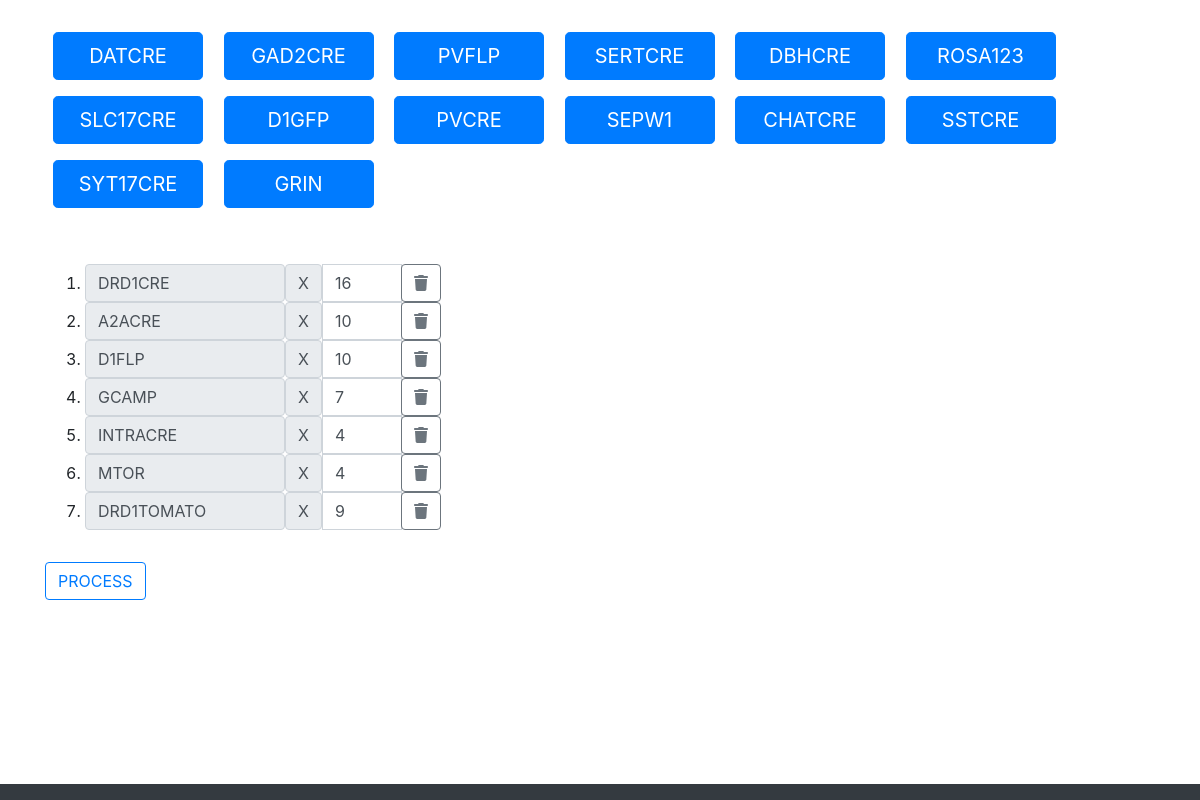
The app's page /batches/ with its own data.
### cookbook/models.py (models this page shows, shortened)
class Gene(models.Model):
    name = models.CharField(max_length=32, blank=True, null=True)
    description = models.TextField(blank=True, null=True)
    recipe = models.ForeignKey('Recipe', models.DO_NOTHING, blank=True, null=True)
    program = models.ForeignKey('Program', models.DO_NOTHING, blank=True, null=True)
    class Meta:
        managed = False
        db_table = 'gene'

class Batch(models.Model):
    gene = models.ForeignKey('Gene', models.DO_NOTHING, blank=True, null=True)
    quantity = models.IntegerField(blank=True, null=True, default=0)
    date_created = models.DateTimeField(blank=True, null=True)
    date_modified = models.CharField(max_length=45, blank=True, null=True)
    class Meta:
        managed = False
        db_table = 'batch'

### cookbook/views.py (the view)
# urls.py: path('', batch_index, name='batch_index'),
def batch_index(request):
    context = dict()
    context['genes'] = Gene.objects.all()
    context['batches'] = Batch.objects.all()
    return render(request, 'batch/batch_index.html', context)

### templates/batch/batch_index.html (shortened to what this page needs)
{% extends 'base.html' %}
{% block main %}
    <div class="container mt-4">
        {% for gene in genes %}
            <a href="add/{{ gene.id }}">
                <button style="min-width: 150px" class="btn btn-lg btn-primary m-2
                {% for batch in batches %}
                {% endfor %}
                          "
                        id="gene_add_{{ gene.id }}"
                        name="{{ gene.name }}"
                        onclick="hideGene({{ gene.id }})">{{ gene.name }}
                </button>
            </a>
        {% endfor %}
        <ol class="mt-5">
            {% for batch in batches %}
                <li>
                    <div class="input-group">
                        <span class="input-group-text" style="min-width: 200px;">{{ batch.gene.name }}</span>
                        <span class="input-group-text text-center" style="min-width: 30px;"> X </span>
                        <input id="batch_{{ batch.id }}" type="number" class="form-control" style="max-width: 80px;"
                               value="{{ batch.quantity }}">
                        <div class="input-group-append" id="button-addon4">
                            <div class="btn-group" role="group" aria-label="Basic example">
                                <a href="del/{{ batch.id }}">
                                    <button type="button" class="btn btn-outline-secondary"><i class="fas fa-trash"></i>
                                    </button>
                                </a>
                            </div>
                        </div>
                    </div>
                </li>
            {% endfor %}
        </ol>
        <a href="process">
            <button class="btn btn-outline-primary mt-3">PROCESS</button>
        </a>
    </div>
{% endblock %}

### templates/base.html (shortened to what this page needs)
{% load static %}
<!DOCTYPE html>
<html lang="en">
    <head>
        <link rel="stylesheet" href="{% static 'bootstrap/css/bootstrap.css' %}">
    </head>
    <body>
        <main class="container-fluid">
            {% block main %}{% endblock %}
        </main>
        <footer class="footer fixed-bottom bg-dark text-light py-2 mt-5">
        </footer>
    </body>
</html>

### records on screen
Gene: name "DATCRE"
Gene: name "GAD2CRE"
Gene: name "PVFLP"
Gene: name "SERTCRE"
Gene: name "DBHCRE"
Gene: name "ROSA123"
Gene: name "SLC17CRE"
Gene: name "D1GFP"
Gene: name "PVCRE"
Gene: name "SEPW1"
Gene: name "CHATCRE"
Gene: name "SSTCRE"
Gene: name "SYT17CRE"
Gene: name "GRIN"
Batch: gene.name "DRD1CRE", quantity "16"
Batch: gene.name "A2ACRE", quantity "10"
Batch: gene.name "D1FLP", quantity "10"
Batch: gene.name "GCAMP", quantity "7"
Batch: gene.name "INTRACRE", quantity "4"
Batch: gene.name "MTOR", quantity "4"
Batch: gene.name "DRD1TOMATO", quantity "9"
